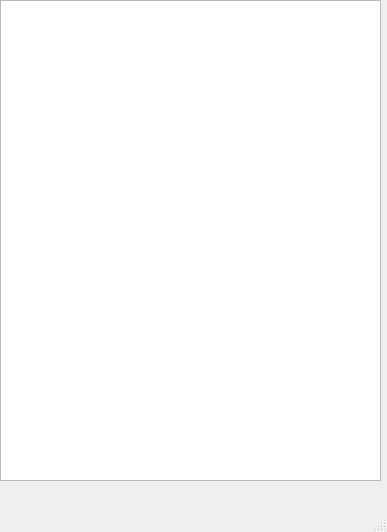
<?xml version="1.0" encoding="UTF-8"?>
<ui version="4.0">
 <class>MainWindow</class>
 <widget class="QMainWindow" name="MainWindow">
  <property name="geometry">
   <rect>
    <x>0</x>
    <y>0</y>
    <width>387</width>
    <height>532</height>
   </rect>
  </property>
  <property name="windowTitle">
   <string>MainWindow</string>
  </property>
  <widget class="QWidget" name="centralwidget">
   <widget class="QTextBrowser" name="textBrowser">
    <property name="geometry">
     <rect>
      <x>0</x>
      <y>0</y>
      <width>381</width>
      <height>481</height>
     </rect>
    </property>
   </widget>
  </widget>
  <widget class="QMenuBar" name="menubar">
   <property name="geometry">
    <rect>
     <x>0</x>
     <y>0</y>
     <width>387</width>
     <height>26</height>
    </rect>
   </property>
  </widget>
  <widget class="QStatusBar" name="statusbar"/>
 </widget>
 <resources/>
 <connections/>
</ui>
